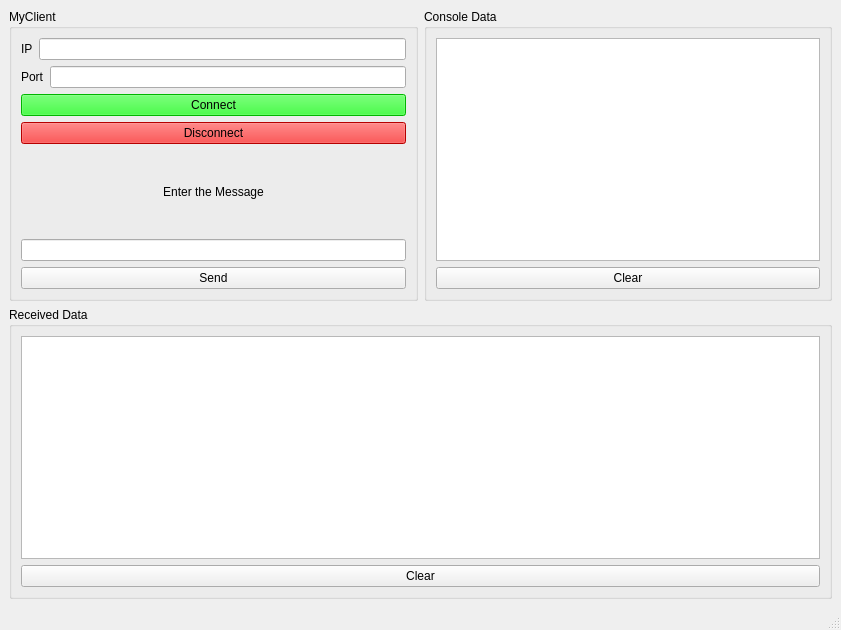
<?xml version="1.0" encoding="UTF-8"?>
<ui version="4.0">
 <class>MainWindow</class>
 <widget class="QMainWindow" name="MainWindow">
  <property name="geometry">
   <rect>
    <x>0</x>
    <y>0</y>
    <width>841</width>
    <height>630</height>
   </rect>
  </property>
  <property name="windowTitle">
   <string>MainWindow</string>
  </property>
  <widget class="QWidget" name="centralwidget">
   <layout class="QGridLayout" name="gridLayout_4">
    <item row="0" column="0">
     <layout class="QVBoxLayout" name="verticalLayout_2">
      <item>
       <layout class="QHBoxLayout" name="horizontalLayout_3">
        <item>
         <widget class="QGroupBox" name="MyClientGB">
          <property name="title">
           <string>MyClient</string>
          </property>
          <layout class="QGridLayout" name="gridLayout">
           <item row="0" column="0">
            <layout class="QVBoxLayout" name="verticalLayout">
             <item>
              <layout class="QHBoxLayout" name="horizontalLayout">
               <item>
                <widget class="QLabel" name="IPL">
                 <property name="styleSheet">
                  <string notr="true">font: 12pt &quot;Segoe UI&quot;;</string>
                 </property>
                 <property name="text">
                  <string>IP</string>
                 </property>
                </widget>
               </item>
               <item>
                <widget class="QLineEdit" name="IPLE"/>
               </item>
              </layout>
             </item>
             <item>
              <layout class="QHBoxLayout" name="horizontalLayout_2">
               <item>
                <widget class="QLabel" name="PortL">
                 <property name="styleSheet">
                  <string notr="true">font: 12pt &quot;Segoe UI&quot;;</string>
                 </property>
                 <property name="text">
                  <string>Port</string>
                 </property>
                </widget>
               </item>
               <item>
                <widget class="QLineEdit" name="PortLE"/>
               </item>
              </layout>
             </item>
             <item>
              <widget class="QPushButton" name="ConnectPB">
               <property name="styleSheet">
                <string notr="true">background-color: rgb(0, 255, 0);
color: rgb(0, 0, 0);
font: 12pt &quot;Segoe UI&quot;;</string>
               </property>
               <property name="text">
                <string>Connect</string>
               </property>
              </widget>
             </item>
             <item>
              <widget class="QPushButton" name="DisconnectPB">
               <property name="styleSheet">
                <string notr="true">font: 12pt &quot;Segoe UI&quot;;
color: rgb(0, 0, 0);
background-color: rgb(255, 0, 0);</string>
               </property>
               <property name="text">
                <string>Disconnect</string>
               </property>
              </widget>
             </item>
             <item>
              <widget class="QLabel" name="MessageL">
               <property name="styleSheet">
                <string notr="true">font: 16pt &quot;Segoe UI&quot;;</string>
               </property>
               <property name="text">
                <string>Enter the Message</string>
               </property>
               <property name="alignment">
                <set>Qt::AlignmentFlag::AlignCenter</set>
               </property>
              </widget>
             </item>
             <item>
              <widget class="QLineEdit" name="MessageLE"/>
             </item>
             <item>
              <widget class="QPushButton" name="SendPB">
               <property name="text">
                <string>Send</string>
               </property>
              </widget>
             </item>
            </layout>
           </item>
          </layout>
         </widget>
        </item>
        <item>
         <widget class="QGroupBox" name="ConsoleDataGB">
          <property name="title">
           <string>Console Data</string>
          </property>
          <layout class="QGridLayout" name="gridLayout_2">
           <item row="0" column="0">
            <widget class="QListWidget" name="ConsoleLW"/>
           </item>
           <item row="1" column="0">
            <widget class="QPushButton" name="ConsoleClearPB">
             <property name="text">
              <string>Clear</string>
             </property>
            </widget>
           </item>
          </layout>
         </widget>
        </item>
       </layout>
      </item>
      <item>
       <widget class="QGroupBox" name="ReceivedGB">
        <property name="title">
         <string>Received Data</string>
        </property>
        <layout class="QGridLayout" name="gridLayout_3">
         <item row="0" column="0">
          <widget class="QListWidget" name="ReceivedLW"/>
         </item>
         <item row="1" column="0">
          <widget class="QPushButton" name="ReceivedClearPB">
           <property name="text">
            <string>Clear</string>
           </property>
          </widget>
         </item>
        </layout>
       </widget>
      </item>
     </layout>
    </item>
   </layout>
  </widget>
  <widget class="QMenuBar" name="menubar">
   <property name="geometry">
    <rect>
     <x>0</x>
     <y>0</y>
     <width>841</width>
     <height>25</height>
    </rect>
   </property>
  </widget>
  <widget class="QStatusBar" name="statusbar"/>
 </widget>
 <resources/>
 <connections/>
</ui>
